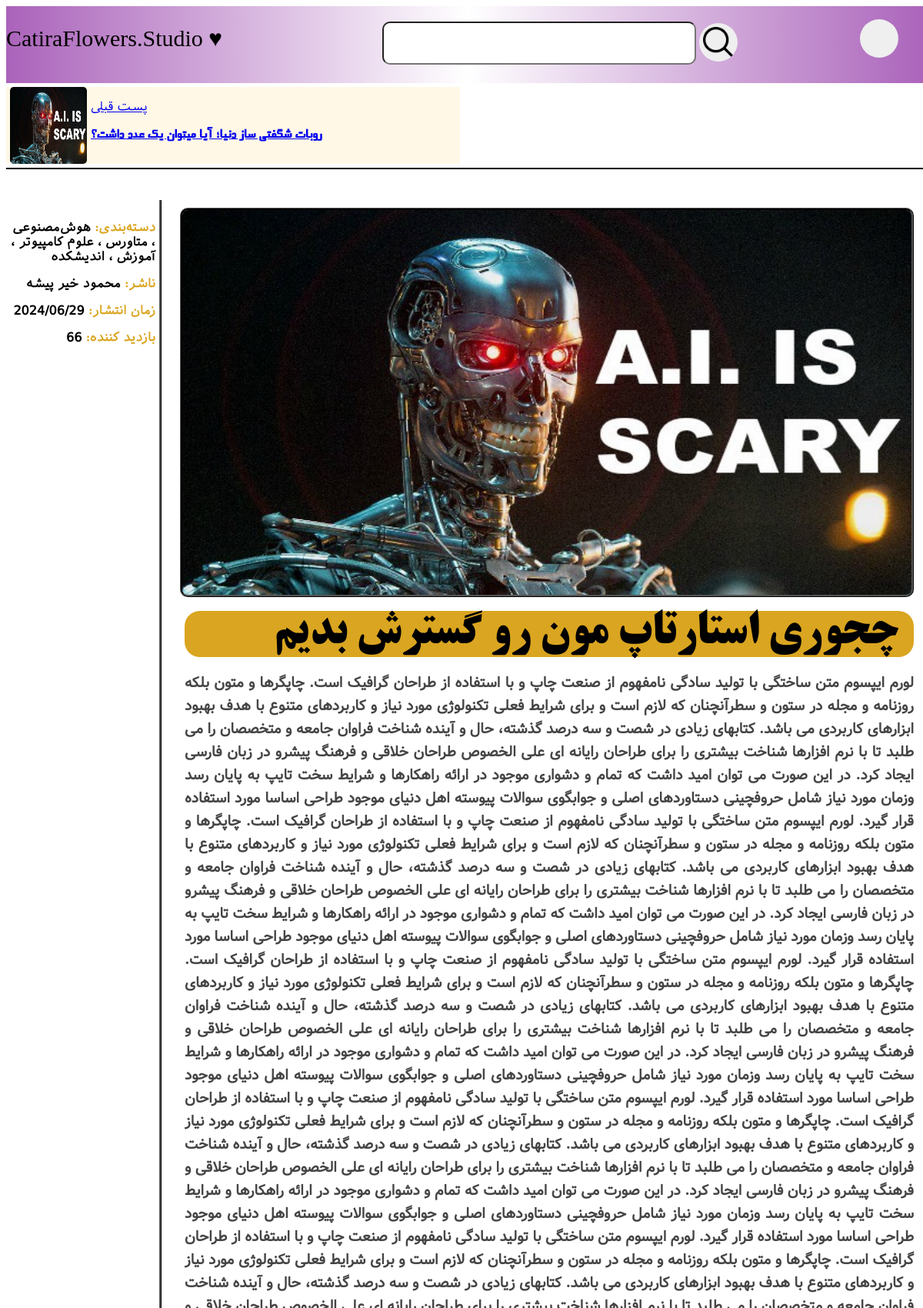
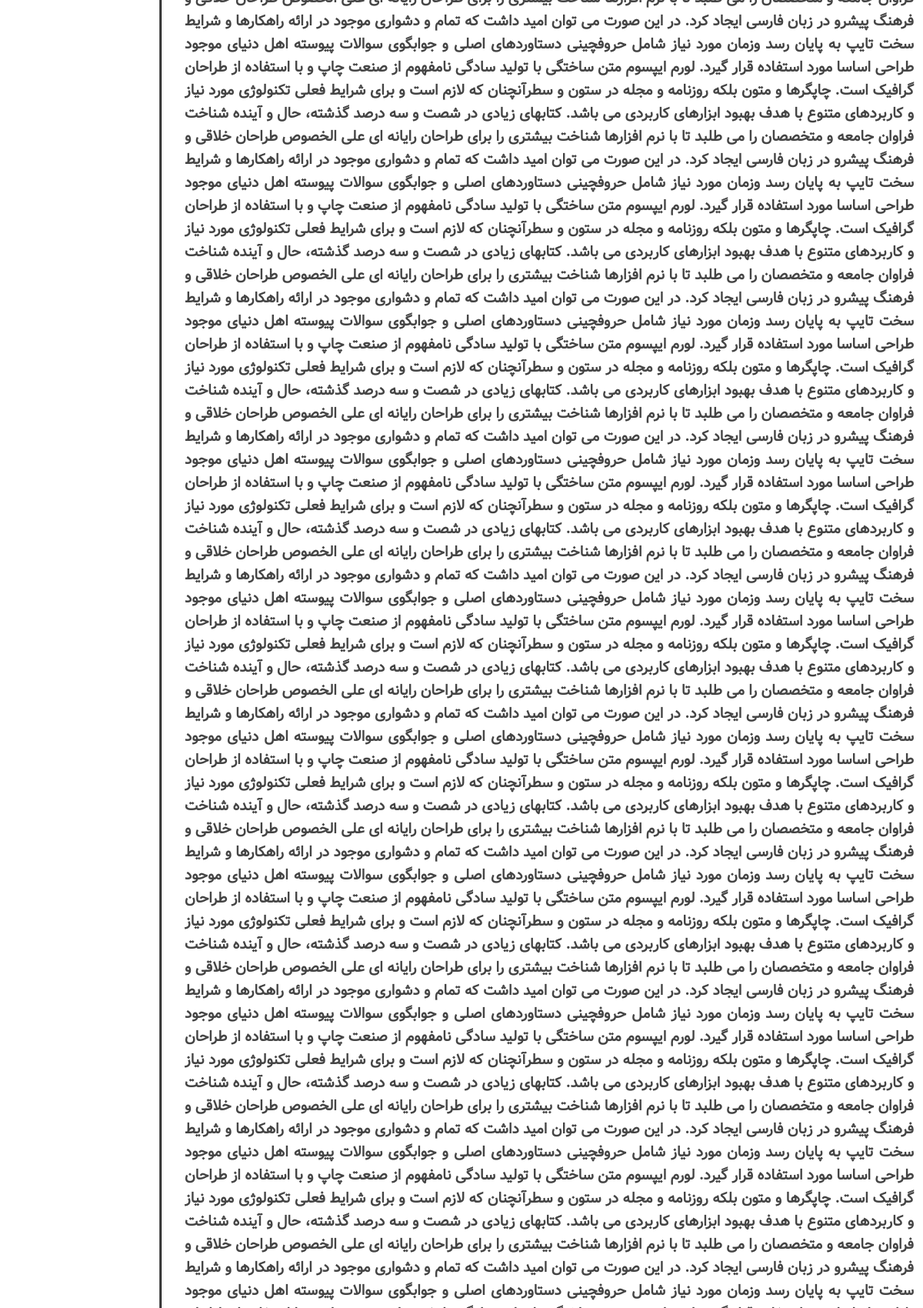
The page /single/s-4 (upper part) on the database its author committed (2 pictures, top to bottom).
### pixe/models.py (models this page shows, shortened)
class Post(models.Model):
    publisher = models.CharField(max_length=470)
    p_date = models.DateTimeField(null=True)
    c_view = models.IntegerField(default=0)
    title = models.CharField(max_length=70,default="Null")
    status = models.BooleanField(default=True)
    disc = models.TextField()
    image = models.ImageField(upload_to='blog',default='blog/1571774856481.jpg')
    category = models.ManyToManyField(Categoris, blank=True)

class Categoris(models.Model):
    name = models.CharField(max_length=255)

### pixe/views.py (the view, shortened to what this page needs)
# urls.py: path('single/s-<int:ids>',single,name='single'),
def single(request,ids):
    class id_:
        i = []
        def index(self,indx):
            if indx == "down":
                return -2
            elif indx == "up":
                return -1
            else:
                return self.i[indx]
    id_ = id_()
    ps = Post.objects.filter(status=True)
    for i in ps:
        if i.p_date.timestamp() < now.timestamp():
            id_.i.append(i)
    p = Post.objects.get(id=ids)
    p.c_view += 1
    p.save()
    realindex = id_.i.index(p)
    def conc(l,rindex):
        if rindex > l.__len__()-1:
            return "up"
        elif rindex < 0:
            return "down"
        else:
            return rindex
    if now.timestamp() > p.p_date.timestamp() and p.status:
        context = {
            'post':Post.objects.get(id=ids),
            'nextp':id_.index(conc(id_.i,realindex+1)),
            'prevp':id_.index(conc(id_.i,realindex-1)),
            'comments':Comment.objects.all(),
            }
        return render(request, 'single.html', context)
    else:
        return HttpResponseNotFound(request)

### templates/single.html (shortened to what this page needs)
{% load static %}
<!DOCTYPE html>
<html lang="en">
<head>
    <link rel="stylesheet" href="{% static 'single.css' %}">
</head>
<body>
    <div class="searchBar"> <span id="s">CatiraFlowers.Studio ♥</span>
        <div class="middle">
            <input type="text" name="src" id="tsrc">
            <button id="src"></button>
        </div>
        <button id="sign"></button>
    </div>
    <div id="post">
        {% if nextp != -1 %}
        <a href="{% url 'single' ids=nextp.id %}">
            <div id="prev">
                <img src="{{nextp.image.url}}" alt="prev">
                <div>
                    <p>پست قبلی</p>
                    <h3>{{nextp.title}}</h3>
                </div>
            </div>
        </a>
        {% else %}
        <div class="mean"></div>
        {% endif %}
    </div>
    <div class="content">
        <div class="blog">
            <div class="pick">
                <div id="stiky">
                    <p><span>دسته‌بندی:</span>
                        {% for c in post.category.all %}
                        {{c.name}}{% if not forloop.last %} ،{% endif %}
                        {% endfor %}
                    </p>
                    <p><span>ناشر: </span>{{post.publisher}}</p>
                    <p><span>زمان انتشار: </span>{{post.p_date|date:'Y/m/d'}}</p>
                    <p><span>بازدید کننده: </span>{{post.c_view}}</p>
                </div>
            </div>
            <div class="status">
                <img src="{% static '1571774856481.jpg' %}" alt="Pic" id="pic">
                <h1>{{post.title}}</h1>
                <p>
                </p>
            </div>
        </div>
    </div>
</body>
</html>

### pixe/static/single.css (style rules this page uses)
:root { --psize:90px }
#s { margin-top: 25px; font-family: cursive; font-size: 30px; }
.searchBar { width: 1200px; height: 100px; background-image: linear-gradient(to left, hsl(289, 39%, 56%), hsl(0, 0%, 100%),hsl(289, 39%, 56%)); box-sizing: border-box; display: flex; margin: 0 auto; }
.middle { width: 600px; height: inherit; margin: 0 auto; text-align: right; padding-top: 5px; }
#sign { width: 50px; height: 50px; background-image: url(icons8-login-50.png); background-size: contain; position: relative; top:17px; border-width: 0; border-radius: 100%; margin-left: 90px; margin-right: 40px; }
#src { width: 50px; height: 50px; background-image: url(icons8-search-60.png); background-size: contain; position: relative; top:17px; border-width: 0; border-radius: 100%; }
#tsrc { width: 400px; height: 50px; border-radius: 10px; font-size: 20px; outline-width: 0; }
#post { width: 1200px; height: fit-content; display: flex; text-align: right; border-bottom: 2px solid #000; margin: 0 auto; font-family: ir-sans; justify-content: space-between; padding-top: 5px; padding-bottom: 5px; }
#prev,#next { width: 590px; height: inherit; display: flex; background-color: hsl(43, 100%, 95%); }
#prev h3,#next h3 { font-family: m; }
#prev img,#next img { width: 100px; height: 100px; background-size: cover; margin: 0 5px; border-radius: 5px; }
#prev { text-align: left; }
.content { padding-top: 20px; width: 1200px; margin: 0 auto; height: fit-content; }
.blog { margin-top: 20px; display: flex; gap: 30px; height: 6200px; padding-bottom: 20px; }
.pick { width: 85vw; height: inherit; direction: rtl; border-right: 3px ridge black; padding-right: 5px; padding-top: 10px; font-family: ir-sans; font-weight: 600; }
.pick span { font-weight: bold; color:goldenrod }
.status p { color:#454545; font-size: 19px; font-weight: 600; text-align: justify; height: fit-content; width: 948px; }
.status { height: 700px; direction: rtl; padding-right: 20px; padding-top: 10px; font-family: m-m; }
.status h1 { margin: 10px 0 0 0 ; padding-right: 20px; display: block; font-family: B-titr; font-size: 60px; background-color: goldenrod; border-radius: 20px; }
#pic { display: inline-block; width: 100%; height: 500px; border: 3px ridge black; border-radius: 10px; background-size:contain; }
#stiky { position: sticky; top: 30px; }

### rows shown on the page
Post: image (picture), title "روبات شگفتی ساز دنیا؛ آیا میتوان یک عدد داشت؟"
Categoris: name "هوش‌مصنوعی"
Categoris: name "متاورس"
Categoris: name "علوم کامپیوتر"
Categoris: name "آموزش"
Categoris: name "اندیشکده"
Post: publisher "محمود خیر پیشه", p_date "2024/06/29", c_view "66", title "چجوری استارتاپ مون رو گسترش بدیم"
